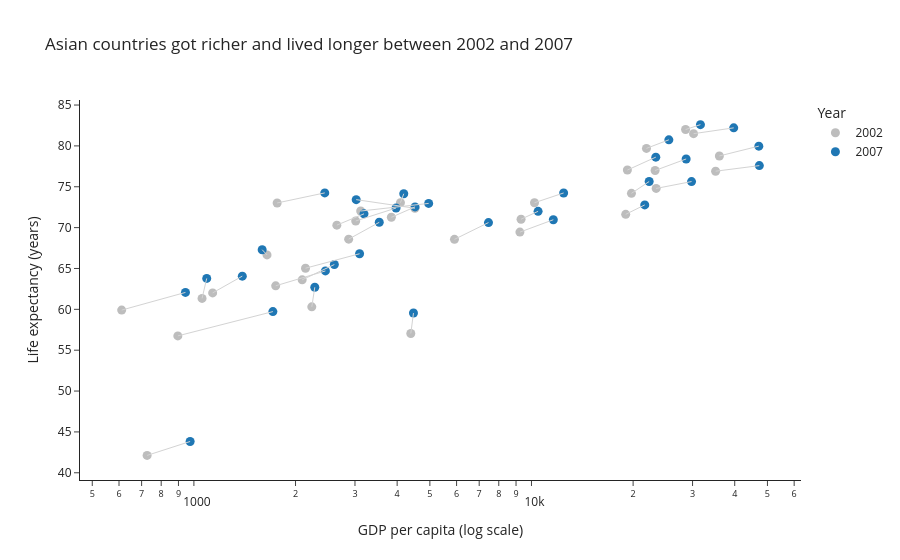

The cell this chart's notebook holds for it:
### Markdown cell above
## Task 1 — Scatter: life expectancy change over time

**What to build:** A scatter showing **GDP per capita vs life expectancy** for **two years** (2002 and 2007) to show how both moved — use **colour for year** (just 2 colours), **one continent only**.

Choose any continent except Africa (that was the example). Highlight the change direction.

> 💡 Filter: `df.loc[df['continent'] == 'YOUR_CHOICE']` then filter years

### Code cell
# Task 1
# YOUR CODE HERE

import plotly.graph_objects as go

asia = df[(df["continent"] == "Asia") & (df["year"].isin([2002, 2007]))].copy()
asia["year"] = asia["year"].astype(str)

fig = px.scatter(
    asia, x="gdpPercap", y="lifeExp", color="year",
    hover_name="country", log_x=True,
    color_discrete_map={"2002": "#bdbdbd", "2007": "#1f77b4"},
    labels={"gdpPercap": "GDP per capita (log scale)", "lifeExp": "Life expectancy (years)", "year": "Year"},
    title="Asian countries got richer and lived longer between 2002 and 2007",
)

for c, g in asia.groupby("country"):
    g = g.sort_values("year")
    fig.add_trace(go.Scatter(x=g["gdpPercap"], y=g["lifeExp"], mode="lines",
                             line=dict(color="lightgrey", width=1),
                             showlegend=False, hoverinfo="skip"))

fig.update_traces(marker=dict(size=9), selector=dict(mode="markers"))
fig.update_layout(template="simple_white")
fig.show()

### Figure 1 — Plotly figure (JSON) as saved in the notebook; plotly's stock layout.template omitted (floating-point values rounded to 4 significant figures)
{"data": [{"hovertemplate": "<b>%{hovertext}</b><br><br>Year=2002<br>GDP per capita (log scale)=%{x}<br>Life expectancy (years)=%{y}<extra></extra>", "hovertext": ["Afghanistan", "Bahrain", "Bangladesh", "Cambodia", "China", "Hong Kong, China", "India", "Indonesia", "Iran", "Iraq", "Israel", "Japan", "Jordan", "Korea, Dem. Rep.", "Korea, Rep.", "Kuwait", "Lebanon", "Malaysia", "Mongolia", "Myanmar", "Nepal", "Oman", "Pakistan", "Philippines", "Saudi Arabia", "Singapore", "Sri Lanka", "Syria", "Taiwan", "Thailand", "Vietnam", "West Bank and Gaza", "Yemen, Rep."], "legendgroup": "2002", "marker": {"color": "#bdbdbd", "size": 9, "symbol": "circle"}, "mode": "markers", "name": "2002", "orientation": "v", "showlegend": true, "type": "scatter", "x": [726.7, 23400.0, 1136.0, 896.2, 3119.0, 30210.0, 1747.0, 2874.0, 9241.0, 4391.0, 21910.0, 28600.0, 3845.0, 1647.0, 19230.0, 35110.0, 9314.0, 10210.0, 2141.0, 611.0, 1057.0, 19770.0, 2093.0, 2651.0, 19010.0, 36020.0, 3015.0, 4091.0, 23240.0, 5913.0, 1764.0, 4515.0, 2235.0], "xaxis": "x", "y": [42.13, 74.8, 62.01, 56.75, 72.03, 81.5, 62.88, 68.59, 69.45, 57.05, 79.7, 82.0, 71.26, 66.66, 77.05, 76.9, 71.03, 73.04, 65.03, 59.91, 61.34, 74.19, 63.61, 70.3, 71.63, 78.77, 70.81, 73.05, 76.99, 68.56, 73.02, 72.37, 60.31], "yaxis": "y"}, {"hovertemplate": "<b>%{hovertext}</b><br><br>Year=2007<br>GDP per capita (log scale)=%{x}<br>Life expectancy (years)=%{y}<extra></extra>", "hovertext": ["Afghanistan", "Bahrain", "Bangladesh", "Cambodia", "China", "Hong Kong, China", "India", "Indonesia", "Iran", "Iraq", "Israel", "Japan", "Jordan", "Korea, Dem. Rep.", "Korea, Rep.", "Kuwait", "Lebanon", "Malaysia", "Mongolia", "Myanmar", "Nepal", "Oman", "Pakistan", "Philippines", "Saudi Arabia", "Singapore", "Sri Lanka", "Syria", "Taiwan", "Thailand", "Vietnam", "West Bank and Gaza", "Yemen, Rep."], "legendgroup": "2007", "marker": {"color": "#1f77b4", "size": 9, "symbol": "circle"}, "mode": "markers", "name": "2007", "orientation": "v", "showlegend": true, "type": "scatter", "x": [974.6, 29800.0, 1391.0, 1714.0, 4959.0, 39720.0, 2452.0, 3541.0, 11610.0, 4471.0, 25520.0, 31660.0, 4519.0, 1593.0, 23350.0, 47310.0, 10460.0, 12450.0, 3096.0, 944.0, 1091.0, 22320.0, 2606.0, 3190.0, 21650.0, 47140.0, 3970.0, 4185.0, 28720.0, 7458.0, 2442.0, 3025.0, 2281.0], "xaxis": "x", "y": [43.83, 75.64, 64.06, 59.72, 72.96, 82.21, 64.7, 70.65, 70.96, 59.55, 80.75, 82.6, 72.53, 67.3, 78.62, 77.59, 71.99, 74.24, 66.8, 62.07, 63.78, 75.64, 65.48, 71.69, 72.78, 79.97, 72.4, 74.14, 78.4, 70.62, 74.25, 73.42, 62.7], "yaxis": "y"}, {"hoverinfo": "skip", "line": {"color": "lightgrey", "width": 1}, "mode": "lines", "showlegend": false, "type": "scatter", "x": [726.7, 974.6], "y": [42.13, 43.83]}, {"hoverinfo": "skip", "line": {"color": "lightgrey", "width": 1}, "mode": "lines", "showlegend": false, "type": "scatter", "x": [23400.0, 29800.0], "y": [74.8, 75.64]}, {"hoverinfo": "skip", "line": {"color": "lightgrey", "width": 1}, "mode": "lines", "showlegend": false, "type": "scatter", "x": [1136.0, 1391.0], "y": [62.01, 64.06]}, {"hoverinfo": "skip", "line": {"color": "lightgrey", "width": 1}, "mode": "lines", "showlegend": false, "type": "scatter", "x": [896.2, 1714.0], "y": [56.75, 59.72]}, {"hoverinfo": "skip", "line": {"color": "lightgrey", "width": 1}, "mode": "lines", "showlegend": false, "type": "scatter", "x": [3119.0, 4959.0], "y": [72.03, 72.96]}, {"hoverinfo": "skip", "line": {"color": "lightgrey", "width": 1}, "mode": "lines", "showlegend": false, "type": "scatter", "x": [30210.0, 39720.0], "y": [81.5, 82.21]}, {"hoverinfo": "skip", "line": {"color": "lightgrey", "width": 1}, "mode": "lines", "showlegend": false, "type": "scatter", "x": [1747.0, 2452.0], "y": [62.88, 64.7]}, {"hoverinfo": "skip", "line": {"color": "lightgrey", "width": 1}, "mode": "lines", "showlegend": false, "type": "scatter", "x": [2874.0, 3541.0], "y": [68.59, 70.65]}, {"hoverinfo": "skip", "line": {"color": "lightgrey", "width": 1}, "mode": "lines", "showlegend": false, "type": "scatter", "x": [9241.0, 11610.0], "y": [69.45, 70.96]}, {"hoverinfo": "skip", "line": {"color": "lightgrey", "width": 1}, "mode": "lines", "showlegend": false, "type": "scatter", "x": [4391.0, 4471.0], "y": [57.05, 59.55]}, {"hoverinfo": "skip", "line": {"color": "lightgrey", "width": 1}, "mode": "lines", "showlegend": false, "type": "scatter", "x": [21910.0, 25520.0], "y": [79.7, 80.75]}, {"hoverinfo": "skip", "line": {"color": "lightgrey", "width": 1}, "mode": "lines", "showlegend": false, "type": "scatter", "x": [28600.0, 31660.0], "y": [82.0, 82.6]}, {"hoverinfo": "skip", "line": {"color": "lightgrey", "width": 1}, "mode": "lines", "showlegend": false, "type": "scatter", "x": [3845.0, 4519.0], "y": [71.26, 72.53]}, {"hoverinfo": "skip", "line": {"color": "lightgrey", "width": 1}, "mode": "lines", "showlegend": false, "type": "scatter", "x": [1647.0, 1593.0], "y": [66.66, 67.3]}, {"hoverinfo": "skip", "line": {"color": "lightgrey", "width": 1}, "mode": "lines", "showlegend": false, "type": "scatter", "x": [19230.0, 23350.0], "y": [77.05, 78.62]}, {"hoverinfo": "skip", "line": {"color": "lightgrey", "width": 1}, "mode": "lines", "showlegend": false, "type": "scatter", "x": [35110.0, 47310.0], "y": [76.9, 77.59]}, {"hoverinfo": "skip", "line": {"color": "lightgrey", "width": 1}, "mode": "lines", "showlegend": false, "type": "scatter", "x": [9314.0, 10460.0], "y": [71.03, 71.99]}, {"hoverinfo": "skip", "line": {"color": "lightgrey", "width": 1}, "mode": "lines", "showlegend": false, "type": "scatter", "x": [10210.0, 12450.0], "y": [73.04, 74.24]}, {"hoverinfo": "skip", "line": {"color": "lightgrey", "width": 1}, "mode": "lines", "showlegend": false, "type": "scatter", "x": [2141.0, 3096.0], "y": [65.03, 66.8]}, {"hoverinfo": "skip", "line": {"color": "lightgrey", "width": 1}, "mode": "lines", "showlegend": false, "type": "scatter", "x": [611.0, 944.0], "y": [59.91, 62.07]}, {"hoverinfo": "skip", "line": {"color": "lightgrey", "width": 1}, "mode": "lines", "showlegend": false, "type": "scatter", "x": [1057.0, 1091.0], "y": [61.34, 63.78]}, {"hoverinfo": "skip", "line": {"color": "lightgrey", "width": 1}, "mode": "lines", "showlegend": false, "type": "scatter", "x": [19770.0, 22320.0], "y": [74.19, 75.64]}, {"hoverinfo": "skip", "line": {"color": "lightgrey", "width": 1}, "mode": "lines", "showlegend": false, "type": "scatter", "x": [2093.0, 2606.0], "y": [63.61, 65.48]}, {"hoverinfo": "skip", "line": {"color": "lightgrey", "width": 1}, "mode": "lines", "showlegend": false, "type": "scatter", "x": [2651.0, 3190.0], "y": [70.3, 71.69]}, {"hoverinfo": "skip", "line": {"color": "lightgrey", "width": 1}, "mode": "lines", "showlegend": false, "type": "scatter", "x": [19010.0, 21650.0], "y": [71.63, 72.78]}, {"hoverinfo": "skip", "line": {"color": "lightgrey", "width": 1}, "mode": "lines", "showlegend": false, "type": "scatter", "x": [36020.0, 47140.0], "y": [78.77, 79.97]}, {"hoverinfo": "skip", "line": {"color": "lightgrey", "width": 1}, "mode": "lines", "showlegend": false, "type": "scatter", "x": [3015.0, 3970.0], "y": [70.81, 72.4]}, {"hoverinfo": "skip", "line": {"color": "lightgrey", "width": 1}, "mode": "lines", "showlegend": false, "type": "scatter", "x": [4091.0, 4185.0], "y": [73.05, 74.14]}, {"hoverinfo": "skip", "line": {"color": "lightgrey", "width": 1}, "mode": "lines", "showlegend": false, "type": "scatter", "x": [23240.0, 28720.0], "y": [76.99, 78.4]}, {"hoverinfo": "skip", "line": {"color": "lightgrey", "width": 1}, "mode": "lines", "showlegend": false, "type": "scatter", "x": [5913.0, 7458.0], "y": [68.56, 70.62]}, {"hoverinfo": "skip", "line": {"color": "lightgrey", "width": 1}, "mode": "lines", "showlegend": false, "type": "scatter", "x": [1764.0, 2442.0], "y": [73.02, 74.25]}, {"hoverinfo": "skip", "line": {"color": "lightgrey", "width": 1}, "mode": "lines", "showlegend": false, "type": "scatter", "x": [4515.0, 3025.0], "y": [72.37, 73.42]}, {"hoverinfo": "skip", "line": {"color": "lightgrey", "width": 1}, "mode": "lines", "showlegend": false, "type": "scatter", "x": [2235.0, 2281.0], "y": [60.31, 62.7]}], "layout": {"legend": {"title": {"text": "Year"}, "tracegroupgap": 0}, "title": {"text": "Asian countries got richer and lived longer between 2002 and 2007"}, "xaxis": {"anchor": "y", "domain": [0, 1], "title": {"text": "GDP per capita (log scale)"}, "type": "log"}, "yaxis": {"anchor": "x", "domain": [0, 1], "title": {"text": "Life expectancy (years)"}}}}
